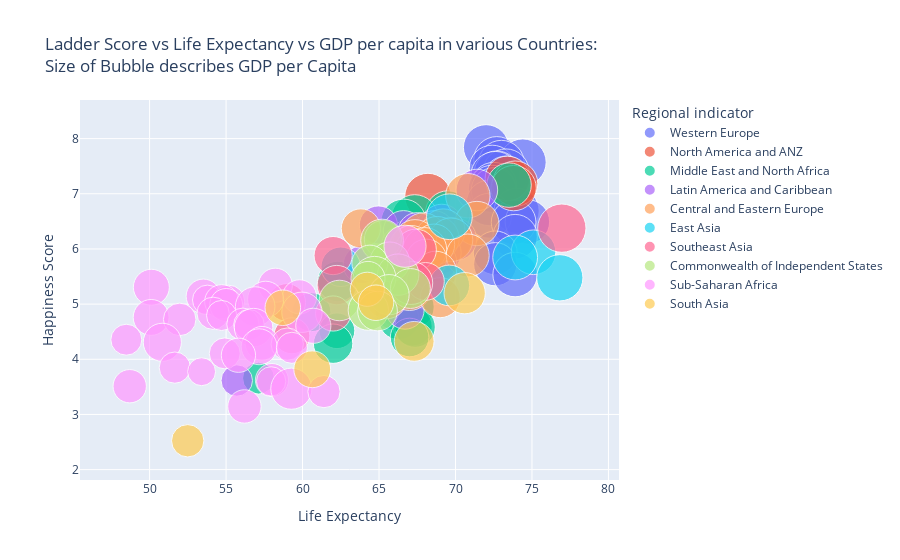

Notebook cell for this chart:
### Markdown cell above
### Happiness Score vs Life Expetency vs GDP per capita

### Code cell
fig = px.scatter(df1,
    x="Life Expectancy", y="Ladder score", size="GDP per capita", color="Regional indicator",
    labels={"Ladder score": 'Happiness Score'},size_max=7,
    title="Ladder Score vs Life Expectancy vs GDP per capita in various Countries: \
                 <br>Size of Bubble describes GDP per Capita",
                 hover_name='Country',
                 opacity=0.7)
fig.update_traces(marker_sizemode='diameter')
fig.show()

### Figure 1 — Plotly figure (JSON) as saved in the notebook; plotly's stock layout.template omitted (floating-point values rounded to 4 significant figures)
{"data": [{"hovertemplate": "<b>%{hovertext}</b><br><br>Regional indicator=Western Europe<br>Life Expectancy=%{x}<br>Happiness Score=%{y}<br>GDP per capita=%{marker.size}<extra></extra>", "hovertext": ["Finland", "Denmark", "Switzerland", "Iceland", "Netherlands", "Norway", "Sweden", "Luxembourg", "Austria", "Germany", "Ireland", "United Kingdom", "Belgium", "France", "Malta", "Spain", "Italy", "Cyprus", "Portugal", "Greece", "North Cyprus"], "legendgroup": "Western Europe", "marker": {"color": "#636efa", "opacity": 0.7, "size": [10.78, 10.93, 11.12, 10.88, 10.93, 11.05, 10.87, 11.65, 10.91, 10.87, 11.34, 10.71, 10.82, 10.7, 10.67, 10.57, 10.62, 10.58, 10.42, 10.28, 10.58], "sizemode": "diameter", "sizeref": 0.2377, "symbol": "circle"}, "mode": "markers", "name": "Western Europe", "orientation": "v", "showlegend": true, "type": "scatter", "x": [72, 72.7, 74.4, 73, 72.4, 73.3, 72.7, 72.6, 73.3, 72.5, 72.4, 72.5, 72.2, 74, 72.2, 74.7, 73.8, 73.9, 72.6, 72.6, 73.9], "xaxis": "x", "y": [7.842, 7.62, 7.571, 7.554, 7.464, 7.392, 7.363, 7.324, 7.268, 7.155, 7.085, 7.064, 6.834, 6.69, 6.602, 6.491, 6.483, 6.223, 5.929, 5.723, 5.536], "yaxis": "y"}, {"hovertemplate": "<b>%{hovertext}</b><br><br>Regional indicator=North America and ANZ<br>Life Expectancy=%{x}<br>Happiness Score=%{y}<br>GDP per capita=%{marker.size}<extra></extra>", "hovertext": ["New Zealand", "Australia", "Canada", "United States"], "legendgroup": "North America and ANZ", "marker": {"color": "#EF553B", "opacity": 0.7, "size": [10.64, 10.8, 10.78, 11.02], "sizemode": "diameter", "sizeref": 0.2377, "symbol": "circle"}, "mode": "markers", "name": "North America and ANZ", "orientation": "v", "showlegend": true, "type": "scatter", "x": [73.4, 73.9, 73.8, 68.2], "xaxis": "x", "y": [7.277, 7.183, 7.103, 6.951], "yaxis": "y"}, {"hovertemplate": "<b>%{hovertext}</b><br><br>Regional indicator=Middle East and North Africa<br>Life Expectancy=%{x}<br>Happiness Score=%{y}<br>GDP per capita=%{marker.size}<extra></extra>", "hovertext": ["Israel", "Bahrain", "United Arab Emirates", "Saudi Arabia", "Kuwait", "Libya", "Turkey", "Morocco", "Algeria", "Iraq", "Iran", "Tunisia", "Lebanon", "Palestinian Territories", "Jordan", "Egypt", "Yemen"], "legendgroup": "Middle East and North Africa", "marker": {"color": "#00cc96", "opacity": 0.7, "size": [10.57, 10.67, 11.09, 10.74, 10.82, 9.622, 10.24, 8.903, 9.342, 9.24, 9.584, 9.266, 9.626, 8.485, 9.182, 9.367, 7.578], "sizemode": "diameter", "sizeref": 0.2377, "symbol": "circle"}, "mode": "markers", "name": "Middle East and North Africa", "orientation": "v", "showlegend": true, "type": "scatter", "x": [73.5, 69.5, 67.33, 66.6, 66.9, 62.3, 67.2, 66.21, 66.0, 60.58, 66.3, 67.2, 67.36, 62.25, 67, 62.0, 57.12], "xaxis": "x", "y": [7.157, 6.647, 6.561, 6.494, 6.106, 5.41, 4.948, 4.918, 4.887, 4.854, 4.721, 4.596, 4.584, 4.517, 4.395, 4.283, 3.658], "yaxis": "y"}, {"hovertemplate": "<b>%{hovertext}</b><br><br>Regional indicator=Latin America and Caribbean<br>Life Expectancy=%{x}<br>Happiness Score=%{y}<br>GDP per capita=%{marker.size}<extra></extra>", "hovertext": ["Costa Rica", "Guatemala", "Uruguay", "Brazil", "Mexico", "Jamaica", "Panama", "Chile", "El Salvador", "Colombia", "Nicaragua", "Argentina", "Honduras", "Peru", "Ecuador", "Bolivia", "Paraguay", "Dominican Republic", "Venezuela", "Haiti"], "legendgroup": "Latin America and Caribbean", "marker": {"color": "#ab63fa", "opacity": 0.7, "size": [9.88, 9.053, 9.966, 9.577, 9.859, 9.186, 10.35, 10.07, 9.054, 9.557, 8.62, 9.962, 8.648, 9.458, 9.313, 9.046, 9.448, 9.802, 9.073, 7.477], "sizemode": "diameter", "sizeref": 0.2377, "symbol": "circle"}, "mode": "markers", "name": "Latin America and Caribbean", "orientation": "v", "showlegend": true, "type": "scatter", "x": [71.4, 64.96, 69.1, 66.6, 68.6, 67.5, 69.65, 70, 66.4, 68.0, 67.66, 69, 67.3, 68.25, 68.8, 63.9, 65.9, 66.1, 66.7, 55.7], "xaxis": "x", "y": [7.069, 6.435, 6.431, 6.33, 6.317, 6.309, 6.18, 6.172, 6.061, 6.012, 5.972, 5.929, 5.919, 5.84, 5.764, 5.716, 5.653, 5.545, 4.892, 3.615], "yaxis": "y"}, {"hovertemplate": "<b>%{hovertext}</b><br><br>Regional indicator=Central and Eastern Europe<br>Life Expectancy=%{x}<br>Happiness Score=%{y}<br>GDP per capita=%{marker.size}<extra></extra>", "hovertext": ["Czech Republic", "Slovenia", "Kosovo", "Slovakia", "Lithuania", "Estonia", "Poland", "Romania", "Serbia", "Latvia", "Hungary", "Croatia", "Bosnia and Herzegovina", "Montenegro", "Bulgaria", "Albania", "North Macedonia"], "legendgroup": "Central and Eastern Europe", "marker": {"color": "#FFA15A", "opacity": 0.7, "size": [10.56, 10.53, 9.318, 10.37, 10.5, 10.48, 10.38, 10.28, 9.787, 10.31, 10.36, 10.22, 9.59, 9.94, 10.02, 9.52, 9.693], "sizemode": "diameter", "sizeref": 0.2377, "symbol": "circle"}, "mode": "markers", "name": "Central and Eastern Europe", "orientation": "v", "showlegend": true, "type": "scatter", "x": [70.81, 71.4, 63.81, 69.2, 67.91, 68.8, 69.7, 67.36, 68.6, 67.1, 68, 70.8, 68.1, 68.7, 67, 69.0, 65.47], "xaxis": "x", "y": [6.965, 6.461, 6.372, 6.331, 6.255, 6.189, 6.166, 6.14, 6.078, 6.032, 5.992, 5.882, 5.813, 5.581, 5.266, 5.117, 5.101], "yaxis": "y"}, {"hovertemplate": "<b>%{hovertext}</b><br><br>Regional indicator=East Asia<br>Life Expectancy=%{x}<br>Happiness Score=%{y}<br>GDP per capita=%{marker.size}<extra></extra>", "hovertext": ["Taiwan Province of China", "Japan", "South Korea", "Mongolia", "Hong Kong S.A.R. of China", "China"], "legendgroup": "East Asia", "marker": {"color": "#19d3f3", "opacity": 0.7, "size": [10.87, 10.61, 10.65, 9.4, 11, 9.673], "sizemode": "diameter", "sizeref": 0.2377, "symbol": "circle"}, "mode": "markers", "name": "East Asia", "orientation": "v", "showlegend": true, "type": "scatter", "x": [69.6, 75.1, 73.9, 62.5, 76.82, 69.59], "xaxis": "x", "y": [6.584, 5.94, 5.845, 5.677, 5.477, 5.339], "yaxis": "y"}, {"hovertemplate": "<b>%{hovertext}</b><br><br>Regional indicator=Southeast Asia<br>Life Expectancy=%{x}<br>Happiness Score=%{y}<br>GDP per capita=%{marker.size}<extra></extra>", "hovertext": ["Singapore", "Thailand", "Philippines", "Vietnam", "Malaysia", "Indonesia", "Laos", "Cambodia", "Myanmar"], "legendgroup": "Southeast Asia", "marker": {"color": "#FF6692", "opacity": 0.7, "size": [11.49, 9.805, 9.076, 8.973, 10.24, 9.365, 8.947, 8.36, 8.541], "sizemode": "diameter", "sizeref": 0.2377, "symbol": "circle"}, "mode": "markers", "name": "Southeast Asia", "orientation": "v", "showlegend": true, "type": "scatter", "x": [76.95, 67.4, 62, 68.03, 67.1, 62.24, 58.97, 62, 59.3], "xaxis": "x", "y": [6.377, 5.985, 5.88, 5.411, 5.384, 5.345, 5.03, 4.83, 4.426], "yaxis": "y"}, {"hovertemplate": "<b>%{hovertext}</b><br><br>Regional indicator=Commonwealth of Independent States<br>Life Expectancy=%{x}<br>Happiness Score=%{y}<br>GDP per capita=%{marker.size}<extra></extra>", "hovertext": ["Uzbekistan", "Kazakhstan", "Moldova", "Kyrgyzstan", "Belarus", "Russia", "Tajikistan", "Armenia", "Azerbaijan", "Turkmenistan", "Georgia", "Ukraine"], "legendgroup": "Commonwealth of Independent States", "marker": {"color": "#B6E880", "opacity": 0.7, "size": [8.836, 10.15, 9.454, 8.538, 9.853, 10.19, 8.091, 9.487, 9.569, 9.629, 9.585, 9.436], "sizemode": "diameter", "sizeref": 0.2377, "symbol": "circle"}, "mode": "markers", "name": "Commonwealth of Independent States", "orientation": "v", "showlegend": true, "type": "scatter", "x": [65.25, 65.2, 65.7, 64.4, 66.25, 64.7, 64.28, 67.06, 65.66, 62.41, 64.3, 64.9], "xaxis": "x", "y": [6.179, 6.152, 5.766, 5.744, 5.534, 5.477, 5.466, 5.283, 5.171, 5.066, 4.891, 4.875], "yaxis": "y"}, {"hovertemplate": "<b>%{hovertext}</b><br><br>Regional indicator=Sub-Saharan Africa<br>Life Expectancy=%{x}<br>Happiness Score=%{y}<br>GDP per capita=%{marker.size}<extra></extra>", "hovertext": ["Mauritius", "Congo (Brazzaville)", "Ivory Coast", "Cameroon", "Senegal", "Ghana", "Niger", "Gambia", "Benin", "Guinea", "South Africa", "Gabon", "Burkina Faso", "Mozambique", "Nigeria", "Mali", "Uganda", "Liberia", "Kenya", "Namibia", "Chad", "Swaziland", "Comoros", "Ethiopia", "Mauritania", "Madagascar", "Togo", "Zambia", "Sierra Leone", "Burundi", "Tanzania", "Malawi", "Lesotho", "Botswana", "Rwanda", "Zimbabwe"], "legendgroup": "Sub-Saharan Africa", "marker": {"color": "#FF97FF", "opacity": 0.7, "size": [10.01, 8.117, 8.551, 8.189, 8.118, 8.58, 7.098, 7.686, 8.087, 7.838, 9.403, 9.603, 7.678, 7.158, 8.533, 7.744, 7.677, 7.288, 8.361, 9.161, 7.364, 9.065, 8.031, 7.694, 8.542, 7.396, 7.362, 8.145, 7.434, 6.635, 7.876, 6.958, 7.926, 9.782, 7.676, 7.943], "sizemode": "diameter", "sizeref": 0.2377, "symbol": "circle"}, "mode": "markers", "name": "Sub-Saharan Africa", "orientation": "v", "showlegend": true, "type": "scatter", "x": [66.7, 58.22, 50.11, 53.52, 59.8, 57.59, 53.78, 55.16, 54.71, 55.01, 56.9, 59.96, 54.15, 54.71, 50.1, 51.97, 56.1, 56.5, 60.7, 56.8, 48.48, 50.83, 57.35, 59, 57.16, 59.3, 54.91, 55.81, 51.65, 53.4, 58.0, 57.95, 48.7, 59.27, 61.4, 56.2], "xaxis": "x", "y": [6.049, 5.342, 5.306, 5.142, 5.132, 5.088, 5.074, 5.051, 5.045, 4.984, 4.956, 4.852, 4.834, 4.794, 4.759, 4.723, 4.636, 4.625, 4.607, 4.574, 4.355, 4.308, 4.289, 4.275, 4.227, 4.208, 4.107, 4.073, 3.849, 3.775, 3.623, 3.6, 3.512, 3.467, 3.415, 3.145], "yaxis": "y"}, {"hovertemplate": "<b>%{hovertext}</b><br><br>Regional indicator=South Asia<br>Life Expectancy=%{x}<br>Happiness Score=%{y}<br>GDP per capita=%{marker.size}<extra></extra>", "hovertext": ["Nepal", "Maldives", "Bangladesh", "Pakistan", "Sri Lanka", "India", "Afghanistan"], "legendgroup": "South Asia", "marker": {"color": "#FECB52", "opacity": 0.7, "size": [8.12, 9.826, 8.454, 8.458, 9.47, 8.755, 7.695], "sizemode": "diameter", "sizeref": 0.2377, "symbol": "circle"}, "mode": "markers", "name": "South Asia", "orientation": "v", "showlegend": true, "type": "scatter", "x": [64.23, 70.6, 64.8, 58.71, 67.3, 60.63, 52.49], "xaxis": "x", "y": [5.269, 5.198, 5.025, 4.934, 4.325, 3.819, 2.523], "yaxis": "y"}], "layout": {"legend": {"itemsizing": "constant", "title": {"text": "Regional indicator"}, "tracegroupgap": 0}, "title": {"text": "Ladder Score vs Life Expectancy vs GDP per capita in various Countries:                  <br>Size of Bubble describes GDP per Capita"}, "xaxis": {"anchor": "y", "domain": [0, 1], "title": {"text": "Life Expectancy"}}, "yaxis": {"anchor": "x", "domain": [0, 1], "title": {"text": "Happiness Score"}}}}
